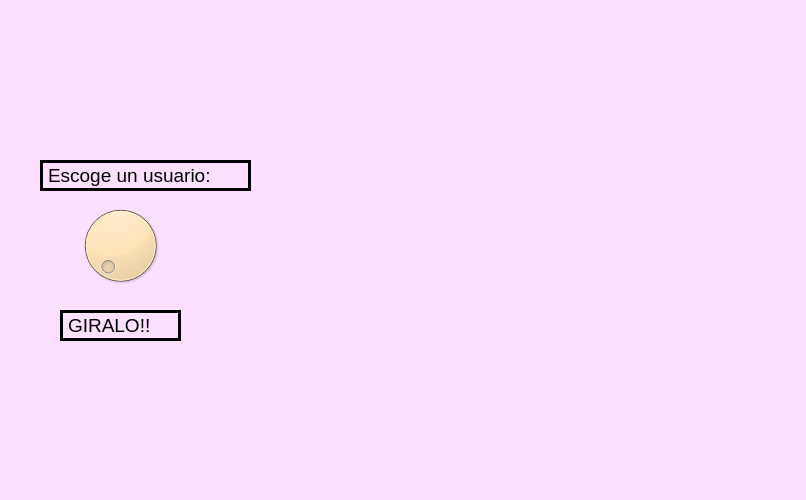
<?xml version="1.0" encoding="UTF-8"?>
<ui version="4.0">
 <class>MainWindow</class>
 <widget class="QMainWindow" name="MainWindow">
  <property name="geometry">
   <rect>
    <x>0</x>
    <y>0</y>
    <width>806</width>
    <height>500</height>
   </rect>
  </property>
  <property name="windowTitle">
   <string>MainWindow</string>
  </property>
  <property name="styleSheet">
   <string notr="true">background-color: rgb(253, 224, 255);</string>
  </property>
  <widget class="QWidget" name="centralwidget">
   <widget class="QLabel" name="label">
    <property name="geometry">
     <rect>
      <x>10</x>
      <y>0</y>
      <width>191</width>
      <height>71</height>
     </rect>
    </property>
    <property name="text">
     <string/>
    </property>
    <property name="pixmap">
     <pixmap resource="../../Resource/resource.qrc">:/Logos/uatlogopng.png</pixmap>
    </property>
    <property name="scaledContents">
     <bool>true</bool>
    </property>
   </widget>
   <widget class="QLabel" name="label_2">
    <property name="geometry">
     <rect>
      <x>570</x>
      <y>10</y>
      <width>221</width>
      <height>71</height>
     </rect>
    </property>
    <property name="text">
     <string/>
    </property>
    <property name="pixmap">
     <pixmap resource="../../Resource/resource.qrc">:/Logos/fians.png</pixmap>
    </property>
    <property name="scaledContents">
     <bool>true</bool>
    </property>
   </widget>
   <widget class="QLabel" name="label_3">
    <property name="geometry">
     <rect>
      <x>620</x>
      <y>300</y>
      <width>201</width>
      <height>141</height>
     </rect>
    </property>
    <property name="text">
     <string/>
    </property>
    <property name="pixmap">
     <pixmap resource="../../Resource/resource.qrc">:/Logos/Shelby-Logo.png</pixmap>
    </property>
    <property name="scaledContents">
     <bool>true</bool>
    </property>
   </widget>
   <widget class="QLabel" name="label_4">
    <property name="geometry">
     <rect>
      <x>40</x>
      <y>160</y>
      <width>211</width>
      <height>31</height>
     </rect>
    </property>
    <property name="font">
     <font>
      <pointsize>14</pointsize>
     </font>
    </property>
    <property name="styleSheet">
     <string notr="true">
    border: 2.5px solid balck;
    color: black;</string>
    </property>
    <property name="text">
     <string>Escoge un usuario:</string>
    </property>
   </widget>
   <widget class="QLabel" name="Img_persona">
    <property name="geometry">
     <rect>
      <x>270</x>
      <y>160</y>
      <width>231</width>
      <height>181</height>
     </rect>
    </property>
    <property name="text">
     <string/>
    </property>
    <property name="pixmap">
     <pixmap resource="../../Resource/resource.qrc">:/Integrantes/Img_alan.jpg</pixmap>
    </property>
    <property name="scaledContents">
     <bool>true</bool>
    </property>
   </widget>
   <widget class="QDial" name="dial_personas">
    <property name="geometry">
     <rect>
      <x>50</x>
      <y>200</y>
      <width>141</width>
      <height>91</height>
     </rect>
    </property>
    <property name="styleSheet">
     <string notr="true">background-color: rgb(255, 228, 183);

    border: 2.5px solid balck;
    color: black;
    border: 2.5px solid balck;
    color: black;</string>
    </property>
   </widget>
   <widget class="QLabel" name="label_5">
    <property name="geometry">
     <rect>
      <x>60</x>
      <y>310</y>
      <width>121</width>
      <height>31</height>
     </rect>
    </property>
    <property name="font">
     <font>
      <pointsize>14</pointsize>
     </font>
    </property>
    <property name="styleSheet">
     <string notr="true">
    border: 2.5px solid balck;
    color: black;</string>
    </property>
    <property name="text">
     <string>GIRALO!!</string>
    </property>
   </widget>
  </widget>
  <widget class="QMenuBar" name="menubar">
   <property name="geometry">
    <rect>
     <x>0</x>
     <y>0</y>
     <width>806</width>
     <height>26</height>
    </rect>
   </property>
  </widget>
  <widget class="QStatusBar" name="statusbar"/>
 </widget>
 <resources>
  <include location="../../Resource/resource.qrc"/>
  <include location="../../Resource/resource.qrc"/>
 </resources>
 <connections/>
</ui>
